Frame 1 (no input): blank canvas, image omitted
Frame 60 (the mouse pressed at the canvas centre just before this capture): blank canvas, image omitted
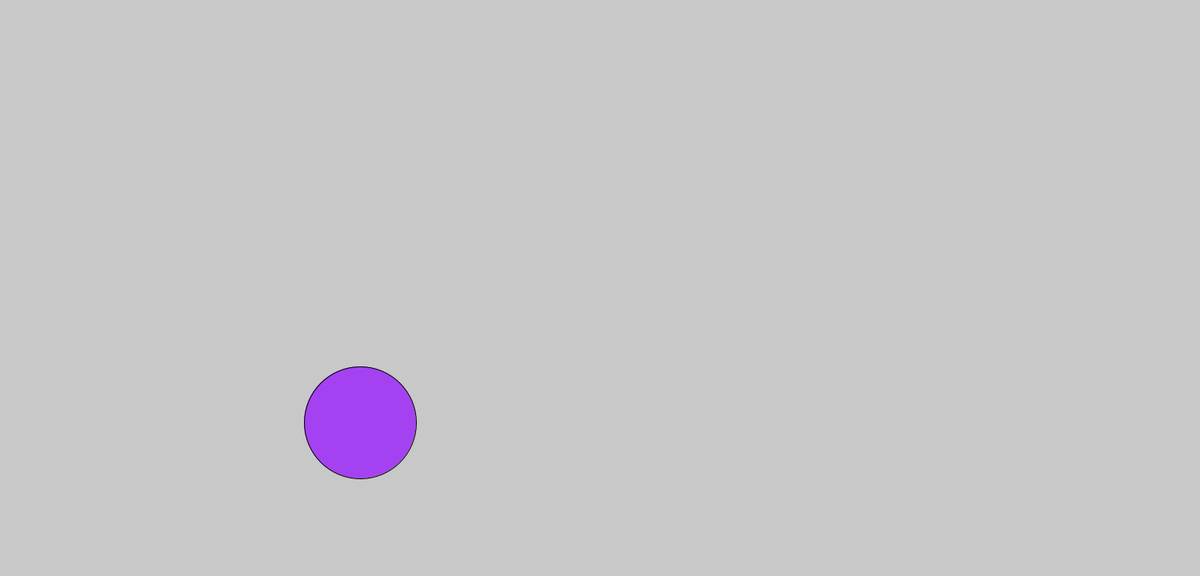
Frame 120 (the mouse held since frame 60 and released just before this capture)

The Processing sketch whose frames 1 and 60 were blank and that drew this single picture after the mouse press (run headless with seeded random() and noise(); from frame 60 on, the mouse is pressed at the canvas centre):

// Processing sketch: BouncingBallsLists
// ── BouncingBallsLists.pde
ArrayList<Ball> ballGroup = new ArrayList<Ball>();
//Ball[] ballGroup;
//int pos = 0;

void setup() { // Happens once at launch
    size(1500, 720);
    background(200,200,200);
    ballGroup = new ArrayList<Ball>();
}

void draw() { // Happens constantly (screen refresh)
    background(200,200,200);
    
    for (Ball theBall : ballGroup) {
      theBall.move();
      
      for (Ball otherBall : ballGroup) {
        if (theBall != otherBall) {
          theBall.checkCollision(otherBall);
        
          }
      }
      
      theBall.display();
    }
    //Old Loop
    //for (int i = 0; i < ballGroup.size(); i++) {
    //    ballGroup.get(i).display();
    //    ballGroup.get(i).move();
    //}

}

void mousePressed() {
    ballGroup.add (new Ball(mouseX, mouseY, 70, false));
    }

void keyPressed() {
  if (key == 'c') {
    for (int i = ballGroup.size()-1; i >= 0; i--) {
      ballGroup.remove(i);
    }
  }
  
  //Inject infected object
  else if (key == 'j') {
    ballGroup.add(new Ball (width/2, height/2, 50, true));
  }
  
}
class Ball {
    int x, y, r;
    int dx, dy; //Speed or Velocity
    int cr, cg, cb; //RGB Values
    int grav; //Gravity
    boolean infected;

    //Constructor
    Ball(int tempx, int tempy, int tempr, boolean tempinf) {
        x = tempx; //Set the x cord
        y = tempy; //Set the y cord
        r = tempr; //Set the radius
        
        infected = tempinf;

    //Set the Colour
        cr = int (random (0, 255));
        cg = int (random (0, 255));
        cb = int (random (0, 255));

        //Set Velocity & Gravity
        dx = int(random(-10,10));
        dy = int(random(-10,10));
        grav = 0; //Apply gravity to y
    
    }

    void display() {
      //Infection Properties
        if (infected == true) {
        cr = 255;
        cg = 0;
        cb = 0;
        grav = -1;
        }
        
        fill(cr, cg, cb);
        circle(x,y,r*2);
    }

    void move() {
        y = y + dy;
        x = x + dx;
        dy = dy + grav;

        if (y >= height - r || y <= 0+r) {
            dy = dy * -1;
        }
        if (x >= width-r || x <= 0+r) {
            dx = dx * -1; 
        }
    }
    
    void checkCollision(Ball otherBall) {
      double distanceApart = dist(x, y, otherBall.x, otherBall.y);
      double threshold = r + otherBall.r;
      
      //Bounce the ball
      if (distanceApart < threshold) {
        //Store the first velocity
        int tempdx = dx;
        int tempdy = dy;
        
        //Ball 1 gets Velocity 2
        dx = otherBall.dx;
        dy = otherBall.dy;
        
        //Ball 2 gets Velocity 1
        otherBall.dx = tempdx;
        otherBall.dy = tempdy;
        
        //Pass the infection
        if (otherBall.infected == true) {
          infected = true;
        }
        
        else if (otherBall.infected == false && infected == true) {
          otherBall.infected = true;
        }
        
      }
      
    }
    
}
